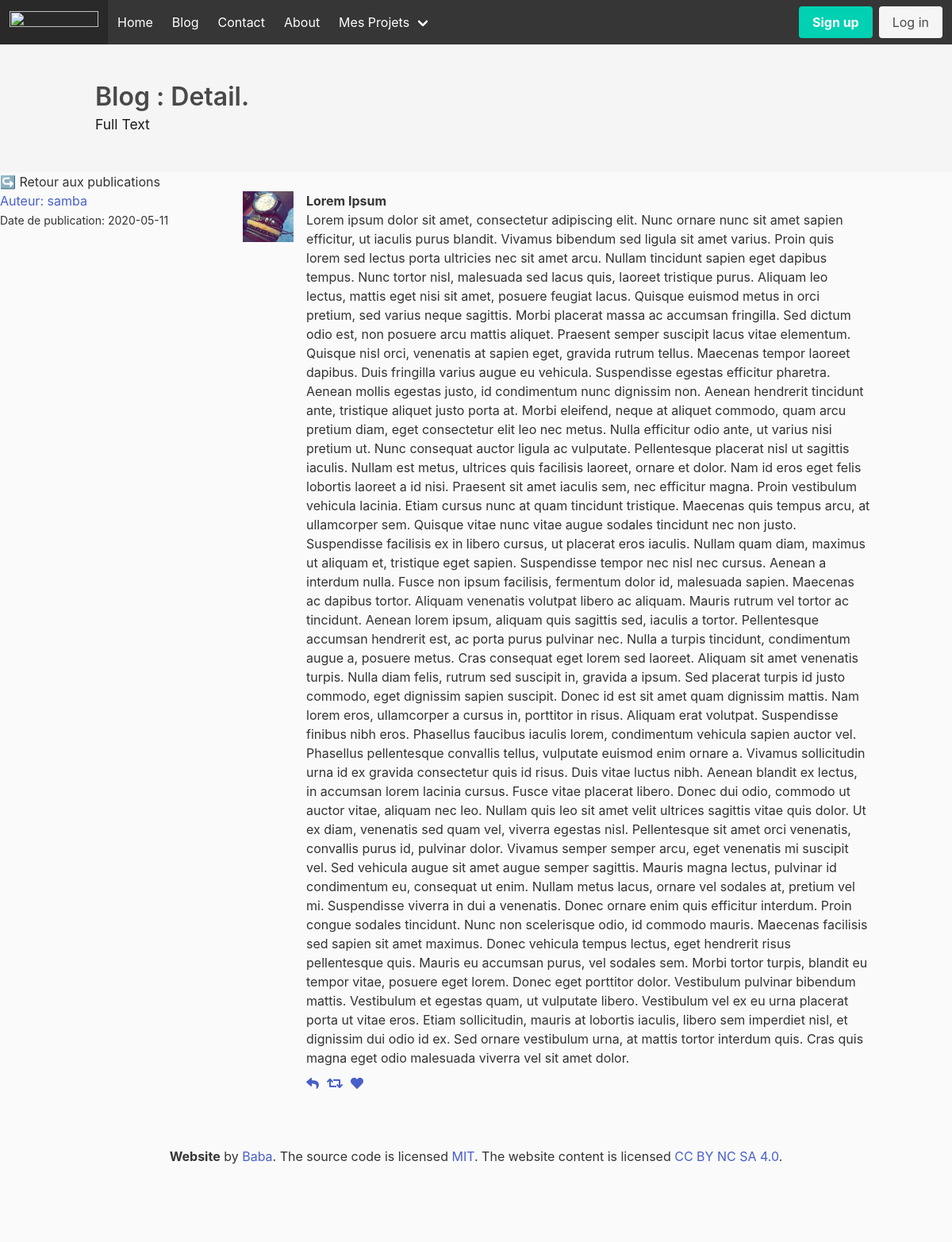
Screenshot of /blog/post/3 with the database file from the repository.
### application/models.py (models this page shows, shortened)
class User(db.Model, UserMixin):
    id = db.Column(db.Integer, primary_key=True)
    username = db.Column(db.String(20), unique=True, nullable=False)
    email = db.Column(db.String(120), unique=True, nullable=False)
    password = db.Column(db.String(120), nullable=False)
    image_file = db.Column(db.String(20), nullable=False, default ="default.jpg")
    post = db.relationship('Post', backref='author', lazy = True)

class Post(db.Model):
    id = db.Column(db.Integer, primary_key=True)
    title = db.Column(db.String(100), nullable=False )
    date_posted = db.Column(db.DateTime, nullable=False, default = datetime.utcnow  )
    content = db.Column(db.Text, nullable=False )
    user_id = db.Column(db.Integer, db.ForeignKey('user.id'), nullable=False)

### application/views.py (the view)
@app.route('/blog/post/<int:id>')
def blog_show(id):
    post = Post.query.get_or_404(id)
    return render_template('pages/blogs/post_show.html', posts=post, title='article' )

### application/Templates/pages/blogs/post_show.html (shortened to what this page needs)
{% extends 'layouts/default.html' %}
{% block body %}
<section class="hero is-light">
  <div class="hero-body">
    <div class="container">
      <h1 class="title"> Blog : Detail.</h1>
      <h2 class="subtitle"><small> Full Text</small> </h2>
    </div>
  </div>
</section>
<div> <a href="{{ url_for('blog') }}">↪️</a> Retour aux publications</div>
<div class="columns">
  <div class="column is-3">
    <a href="#"> Auteur:  {{ posts.author.username }}  </a> <br>
    <small> Date de publication: {{posts.date_posted.strftime('%Y-%m-%d')}}</small>
  </div>
  <div class="column is-8">
          <article class="media">
            <figure class="media-left">
              <p class="image is-64x64"><img src="{{ url_for('static', filename='src/img/profile_pics/'+ posts.author.image_file) }}"> </p>
            </figure>
            <div class="media-content">
              <div class="content">
                <p>
                  <strong>{{ posts.title }} </strong>
                  <br>
                  {{ posts.content}}
                </p>
              </div>
              <nav class="level is-mobile">
                <div class="level-left">
                  <a class="level-item">
                    <span class="icon is-small"><i class="fas fa-reply"></i></span>
                  </a>
                  <a class="level-item">
                    <span class="icon is-small"><i class="fas fa-retweet"></i></span>
                  </a>
                  <a class="level-item">
                    <span class="icon is-small"><i class="fas fa-heart"></i></span>
                  </a>
                </div>
              </nav>
            </div>
        </article>
  </div>
</div>
{% endblock %}

### application/static/css/main.css (style rules this page uses)
body { background: #fafafa; color: #333333 ; }

### rows the page displays
User: author.username "samba", image_file (picture)
Post: date_posted "2020-05-11", title "Lorem Ipsum", content "Lorem ipsum dolor sit amet, consectetur adipiscing elit. Nunc ornare nunc sit amet sapien efficitur, ut iaculis purus blandit. Vivamus bibendum sed ligula sit amet varius. Proin quis lorem sed lectus porta ultricies nec sit amet arcu. Nullam tincidunt sapien eget dapibus tempus. Nunc tortor nisl, malesuada sed lacus quis, laoreet tristique purus. Aliquam leo lectus, mattis eget nisi sit amet, posuere feugiat lacus. Quisque euismod metus in orci pretium, sed varius neque sagittis. Morbi placerat massa ac accumsan fringilla. Sed dictum odio est, non posuere arcu mattis aliquet. Praesent semper suscipit lacus vitae elementum. Quisque nisl orci, venenatis at sapien eget, gravida rutrum tellus.…"
